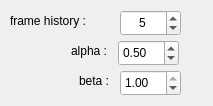
<?xml version="1.0" encoding="UTF-8"?>
<ui version="4.0">
 <class>DialogCTMHeatmap</class>
 <widget class="QDialog" name="DialogCTMHeatmap">
  <property name="geometry">
   <rect>
    <x>0</x>
    <y>0</y>
    <width>213</width>
    <height>106</height>
   </rect>
  </property>
  <property name="windowTitle">
   <string>CTMHeatmap</string>
  </property>
  <widget class="QLabel" name="label">
   <property name="geometry">
    <rect>
     <x>10</x>
     <y>10</y>
     <width>111</width>
     <height>21</height>
    </rect>
   </property>
   <property name="text">
    <string>frame history :</string>
   </property>
  </widget>
  <widget class="QSpinBox" name="spinBox_history_frame">
   <property name="geometry">
    <rect>
     <x>120</x>
     <y>10</y>
     <width>61</width>
     <height>26</height>
    </rect>
   </property>
   <property name="alignment">
    <set>Qt::AlignCenter</set>
   </property>
   <property name="minimum">
    <number>3</number>
   </property>
   <property name="maximum">
    <number>1000</number>
   </property>
   <property name="value">
    <number>5</number>
   </property>
  </widget>
  <widget class="QLabel" name="label_2">
   <property name="geometry">
    <rect>
     <x>40</x>
     <y>40</y>
     <width>67</width>
     <height>21</height>
    </rect>
   </property>
   <property name="text">
    <string>alpha :</string>
   </property>
   <property name="alignment">
    <set>Qt::AlignRight|Qt::AlignTrailing|Qt::AlignVCenter</set>
   </property>
  </widget>
  <widget class="QDoubleSpinBox" name="doubleSpinBox_alpha">
   <property name="geometry">
    <rect>
     <x>118</x>
     <y>40</y>
     <width>61</width>
     <height>26</height>
    </rect>
   </property>
   <property name="minimum">
    <double>0.010000000000000</double>
   </property>
   <property name="maximum">
    <double>1.000000000000000</double>
   </property>
   <property name="value">
    <double>0.500000000000000</double>
   </property>
  </widget>
  <widget class="QLabel" name="label_3">
   <property name="geometry">
    <rect>
     <x>42</x>
     <y>70</y>
     <width>67</width>
     <height>21</height>
    </rect>
   </property>
   <property name="text">
    <string>beta :</string>
   </property>
   <property name="alignment">
    <set>Qt::AlignRight|Qt::AlignTrailing|Qt::AlignVCenter</set>
   </property>
  </widget>
  <widget class="QDoubleSpinBox" name="doubleSpinBox_beta">
   <property name="geometry">
    <rect>
     <x>120</x>
     <y>70</y>
     <width>61</width>
     <height>26</height>
    </rect>
   </property>
   <property name="minimum">
    <double>0.010000000000000</double>
   </property>
   <property name="maximum">
    <double>1.000000000000000</double>
   </property>
   <property name="value">
    <double>1.000000000000000</double>
   </property>
  </widget>
 </widget>
 <resources/>
 <connections/>
</ui>
